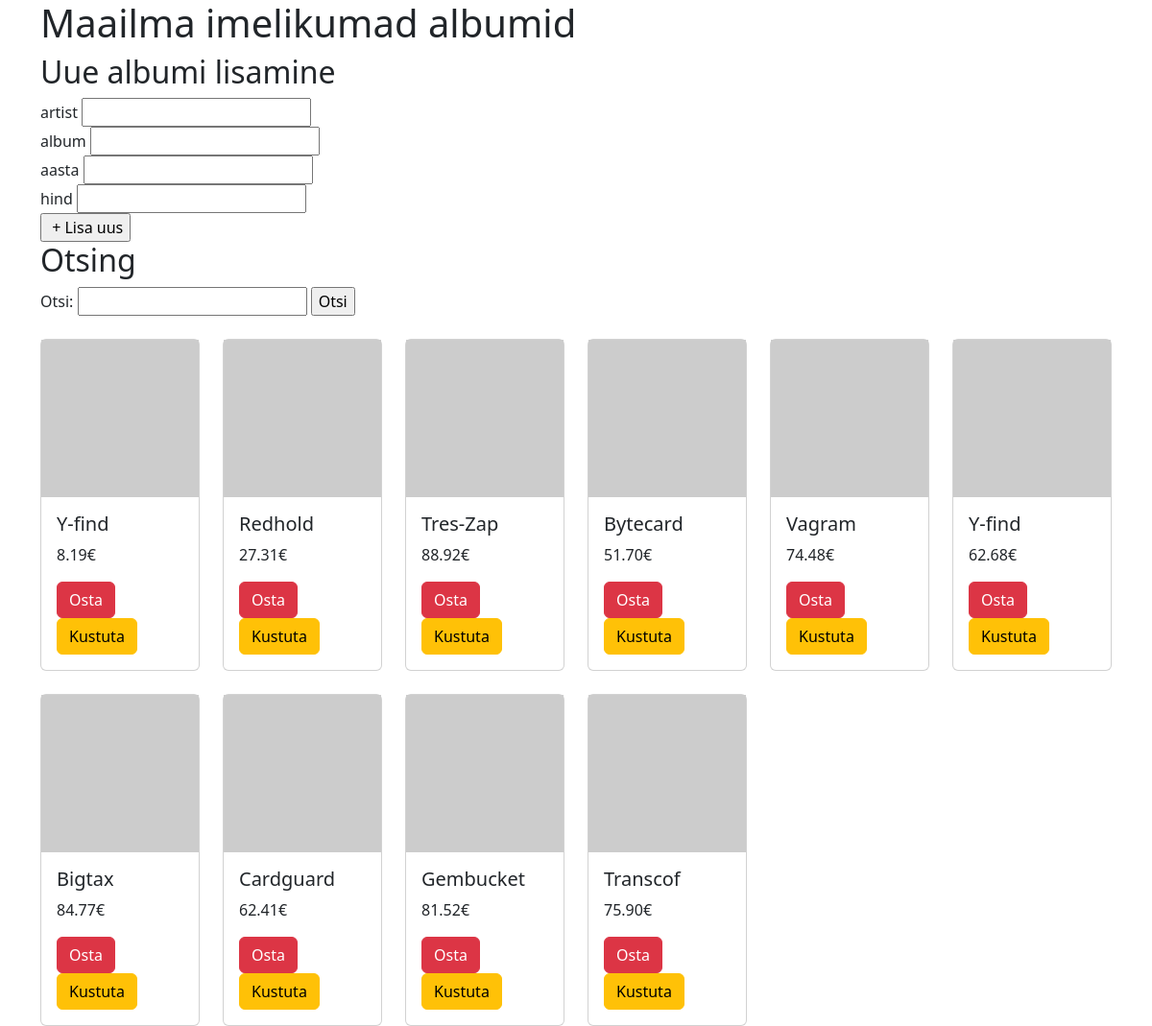
Screenshot of /PHPMYSQL/index.php with the database file from the repository.
### tables this page shows
CREATE TABLE `albumid` (
  `id` int(10) NOT NULL,
  `artist` varchar(255) NOT NULL,
  `album` varchar(255) NOT NULL,
  `aasta` year(4) NOT NULL,
  `hind` decimal(6,2) NOT NULL
);

### PHPMYSQL/index.php (the view, shortened to what this page needs)
<?php include("config.php"); ?>
<!doctype html>
<html lang="et">
  <head>
    <link href="https://cdn.jsdelivr.net/npm/bootstrap@5.3.3/dist/css/bootstrap.min.css" rel="stylesheet">
  </head>
  <body>
  <div class="container">
    <h1>Maailma imelikumad albumid</h1>
  <h2>Uue albumi lisamine</h2>
  <form action="#" method="get">
    artist <input type="text" name="artist"><br>
    album <input type="text" name="album"><br>
    aasta <input type="number" name="aasta" min="1900"><br>
    hind <input type="number" name="hind" step="0.01"><br>
    <input type="submit" value=" + Lisa uus" name="lisa">
</form>
  <h2>Otsing</h2>
    <form action="" method="get">
      Otsi: <input type="text" name="s">
      <input type="submit"  value="Otsi">
    <div class="row row-cols-1 row-cols-md-6 g-4 pt-4">
    <?php
    if (!empty($_GET["s"])){
      $s = $_GET["s"];
      $paring = 'SELECT id, album, hind FROM albumid WHERE album LIKE "%'.$s.'%" ';
    } else {
         $paring = " SELECT id, album, hind FROM albumid ORDER BY artist ASC LIMIT 10";
    }
         $valjund = mysqli_query($yhendus, $paring);
         while($rida = mysqli_fetch_assoc($valjund)) {
         echo '
         <div class="col">
    <div class="card">
      <img src="https://picsum.photos/400/400" alt="pildike">
      <div class="card-body">
        <h5 class="card-title">'.$rida['album'].'</h5>
        <p class="card-text">'.$rida['hind'].'€</p>
        <a href="#" class="btn btn-danger">Osta</a>
        <a href="index.php?del=kustuta&id='.$rida['id'].'" class="btn btn-warning"> Kustuta</a>
      </div>
    </div>
  </div>
      ';
         }
    ?>
   </div>
    </div>
  </body>
</html>

### rows the page displays
albumid: album "Y-find", hind "8.19"
albumid: album "Redhold", hind "27.31"
albumid: album "Tres-Zap", hind "88.92"
albumid: album "Bytecard", hind "51.70"
albumid: album "Vagram", hind "74.48"
albumid: album "Y-find", hind "62.68"
albumid: album "Bigtax", hind "84.77"
albumid: album "Cardguard", hind "62.41"
albumid: album "Gembucket", hind "81.52"
albumid: album "Transcof", hind "75.90"
